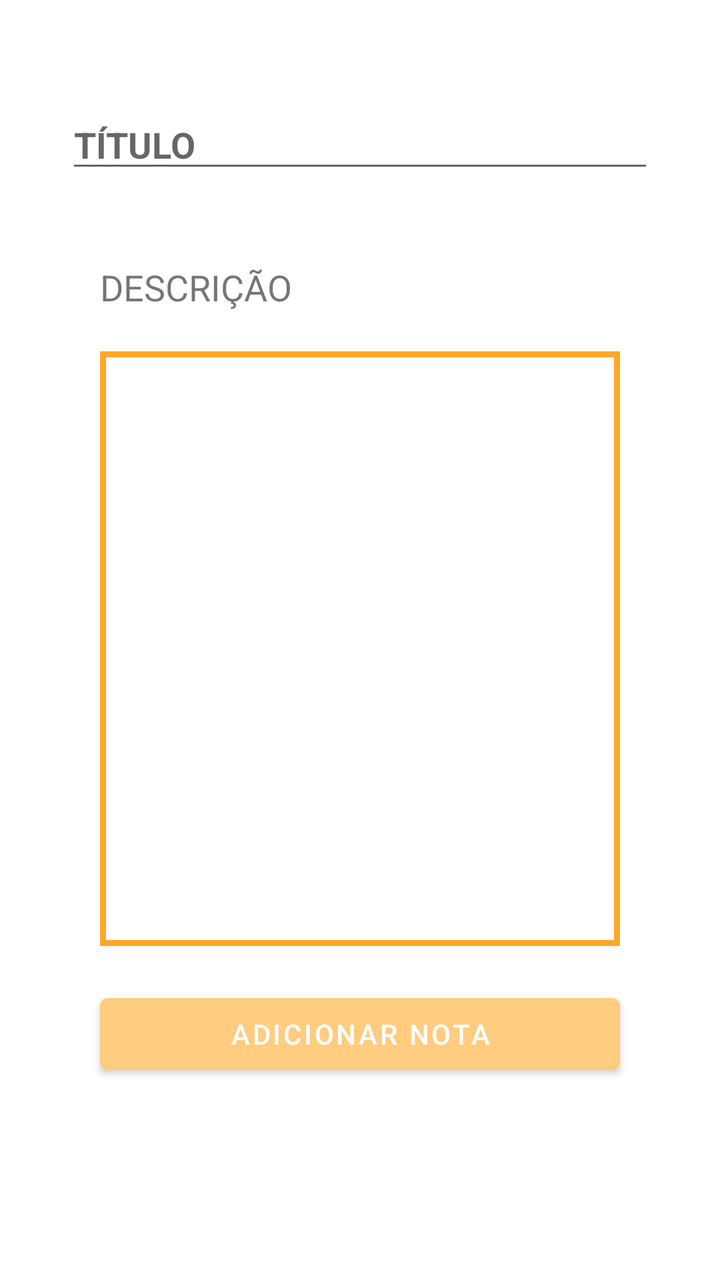
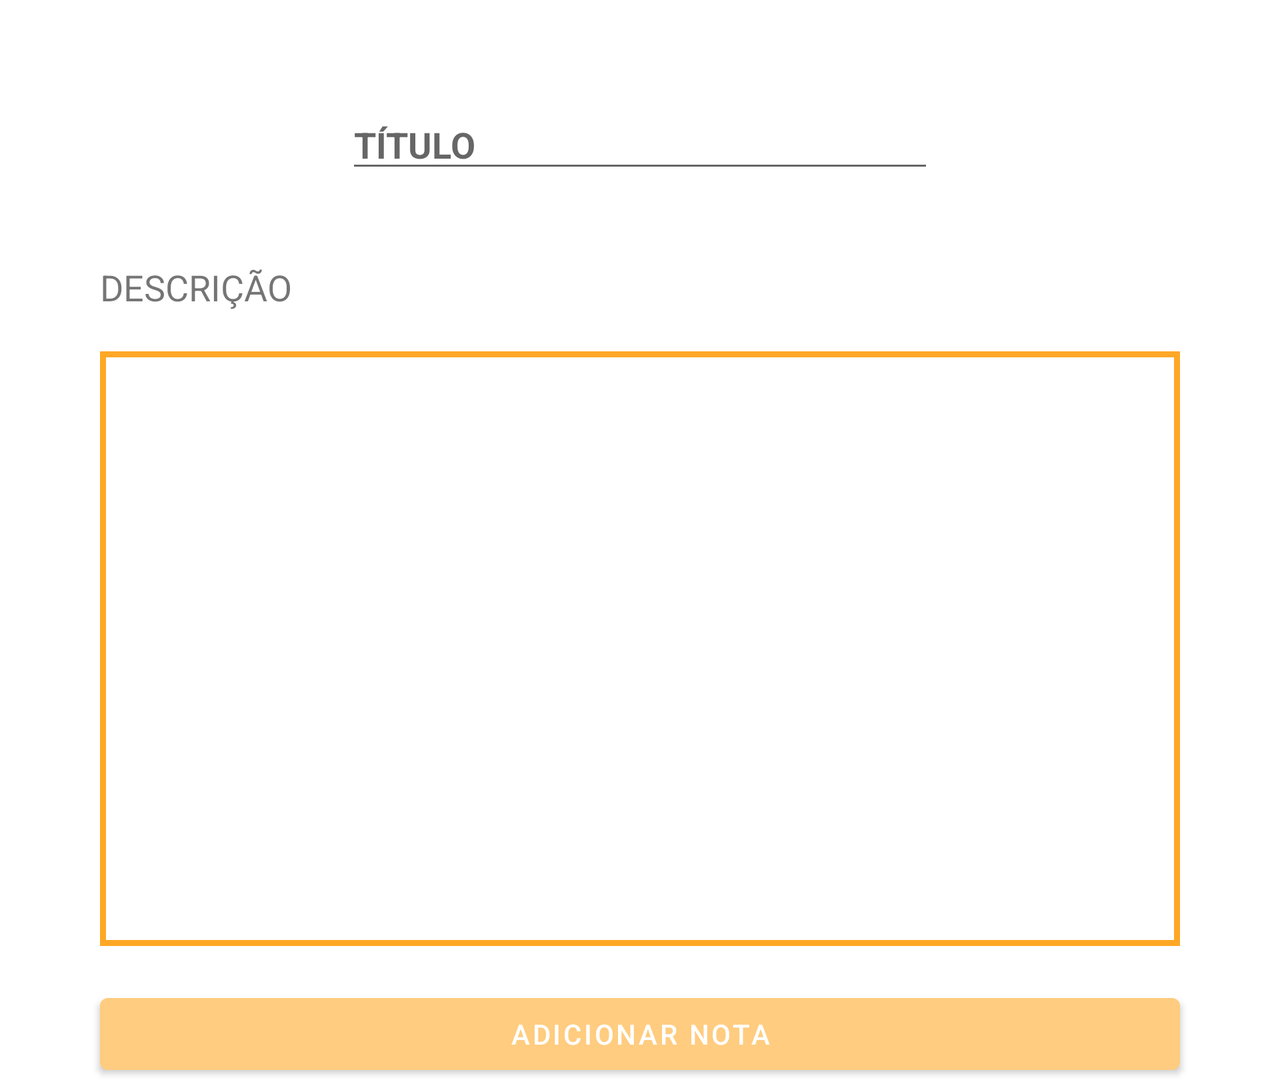

The same Android screen from two of the app's own layout files: first res/layout/ as a phone draws it, then the repository's variant for another configuration, drawn on a device whose configuration selects that folder. Both files follow.
<!-- AndroidManifest.xml: application theme Theme.CMApp -->
<!-- res/layout/activity_adicionarnota.xml -->
<?xml version="1.0" encoding="utf-8"?>
<RelativeLayout
    xmlns:android="http://schemas.android.com/apk/res/android"
    xmlns:app="http://schemas.android.com/apk/res-auto"
    xmlns:tools="http://schemas.android.com/tools"
    android:layout_width="match_parent"
    android:layout_height="match_parent"
    android:orientation="vertical"
    tools:context=".AdicionarNota"
    android:scrollbarThumbVertical="@color/Primary"
    android:scrollbars="vertical">

    <EditText
        android:id="@+id/edtxtTitulo"
        android:layout_width="wrap_content"
        android:layout_height="wrap_content"
        android:layout_centerHorizontal="true"
        android:layout_marginTop="50dp"
        android:inputType="text"
        android:ems="14"
        android:hint="@string/title"
        android:textAllCaps="true"
        android:textColor="@color/Primary"
        android:textStyle="bold" />


    <TextView
        android:id="@+id/txtdescription"
        android:layout_width="wrap_content"
        android:layout_height="wrap_content"
        android:layout_below="@+id/edtxtTitulo"
        android:layout_marginLeft="50dp"
        android:layout_marginTop="40dp"
        android:text="@string/description"
        android:textAllCaps="true"
        android:textSize="18sp" />

    <EditText
        android:id="@+id/edtxtDescription"
        android:layout_width="match_parent"
        android:layout_height="wrap_content"
        android:layout_below="@+id/txtdescription"
        android:layout_marginLeft="50dp"
        android:layout_marginTop="20dp"
        android:layout_marginRight="50dp"
        android:background="@drawable/border"
        android:inputType="textMultiLine|textImeMultiLine"
        android:lines="14"
        android:overScrollMode="always"
        android:scrollbarStyle="insideInset"
        android:scrollbars="vertical"
        android:scrollHorizontally="false"
        android:textAlignment="textStart"
        android:gravity="start" />

    <LinearLayout
        android:layout_width="match_parent"
        android:layout_height="wrap_content"
        android:layout_below="@+id/edtxtDescription"
        android:layout_alignParentBottom="true"
        android:layout_centerHorizontal="true"
        android:layout_marginTop="20dp"
        android:orientation="vertical">

        <Button
            android:id="@+id/btnGuardarNota"
            android:layout_width="match_parent"
            android:layout_height="wrap_content"
            android:layout_marginLeft="50dp"
            android:layout_marginRight="50dp"
            android:text="@string/adicionarNota"
            app:backgroundTint="@color/Secondary" />

    </LinearLayout>


</RelativeLayout>
<!-- resources referenced by this layout -->
<resources>
  <color name="Primary">#ffa726</color>
  <color name="Secondary">#ffcc80</color>
  <!-- drawable border (drawable) -->
  <?xml version="1.0" encoding="utf-8"?>
  <shape xmlns:android="http://schemas.android.com/apk/res/android"
      android:shape="rectangle">
      <stroke android:width="3dp" android:color="@color/Primary"/>
  </shape>
  <string name="adicionarNota">Adicionar Nota</string>
  <string name="description">DESCRIÇÃO</string>
  <string name="title">TÍTULO</string>
  <style name="Theme.CMApp" parent="Theme.MaterialComponents.DayNight.DarkActionBar">
          
          <item name="colorPrimary">@color/Primary</item>
          <item name="colorPrimaryVariant">@color/purple_700</item>
          <item name="colorOnPrimary">@color/white</item>
  
          
          <item name="colorSecondary">@color/Secondary</item>
          <item name="colorSecondaryVariant">@color/teal_700</item>
          <item name="colorOnSecondary">@color/black</item>
  
          
          <item name="android:statusBarColor" tools:targetApi="l">?attr/colorPrimaryVariant</item>
          
      </style>
  <color name="purple_700">#ffcc80</color>
  <color name="white">#FFFFFFFF</color>
  <color name="teal_700">#FF018786</color>
  <color name="black">#FF000000</color>
</resources>
<!-- res/layout-land/activity_adicionarnota.xml (the repository's variant of the layout above) -->
<!-- drawn on the phone turned sideways -->
<?xml version="1.0" encoding="utf-8"?>
<ScrollView xmlns:android="http://schemas.android.com/apk/res/android"
    xmlns:app="http://schemas.android.com/apk/res-auto"
    xmlns:tools="http://schemas.android.com/tools"
    android:layout_width="match_parent"
    android:layout_height="match_parent"
    android:fillViewport="true"
    android:scrollbarThumbVertical="@color/Primary">
<RelativeLayout
    xmlns:android="http://schemas.android.com/apk/res/android"
    xmlns:app="http://schemas.android.com/apk/res-auto"
    xmlns:tools="http://schemas.android.com/tools"
    android:layout_width="match_parent"
    android:layout_height="match_parent"
    android:orientation="vertical"
    tools:context=".AdicionarNota"
    android:scrollbarThumbVertical="@color/Primary"
    android:scrollbars="vertical">

    <EditText
        android:id="@+id/edtxtTitulo"
        android:layout_width="wrap_content"
        android:layout_height="wrap_content"
        android:layout_centerHorizontal="true"
        android:layout_marginTop="50dp"
        android:inputType="text"
        android:ems="14"
        android:hint="@string/title"
        android:textAllCaps="true"
        android:textColor="@color/Primary"
        android:textStyle="bold" />


    <TextView
        android:id="@+id/txtdescription"
        android:layout_width="wrap_content"
        android:layout_height="wrap_content"
        android:layout_below="@+id/edtxtTitulo"
        android:layout_marginLeft="50dp"
        android:layout_marginTop="40dp"
        android:text="@string/description"
        android:textAllCaps="true"
        android:textSize="18sp" />

    <EditText
        android:id="@+id/edtxtDescription"
        android:layout_width="match_parent"
        android:layout_height="wrap_content"
        android:layout_below="@+id/txtdescription"
        android:layout_marginLeft="50dp"
        android:layout_marginTop="20dp"
        android:layout_marginRight="50dp"
        android:background="@drawable/border"
        android:inputType="textMultiLine|textImeMultiLine"
        android:lines="14"
        android:overScrollMode="always"
        android:scrollbarStyle="insideInset"
        android:scrollbars="vertical"
        android:scrollHorizontally="false"
        android:textAlignment="textStart"
        android:gravity="start" />

    <LinearLayout
        android:layout_width="match_parent"
        android:layout_height="wrap_content"
        android:layout_below="@+id/edtxtDescription"
        android:layout_alignParentBottom="true"
        android:layout_centerHorizontal="true"
        android:layout_marginTop="20dp"
        android:orientation="vertical">

        <Button
            android:id="@+id/btnGuardarNota"
            android:layout_width="match_parent"
            android:layout_height="wrap_content"
            android:layout_marginLeft="50dp"
            android:layout_marginRight="50dp"
            android:text="@string/adicionarNota"
            app:backgroundTint="@color/Secondary" />

    </LinearLayout>


</RelativeLayout>
</ScrollView>
